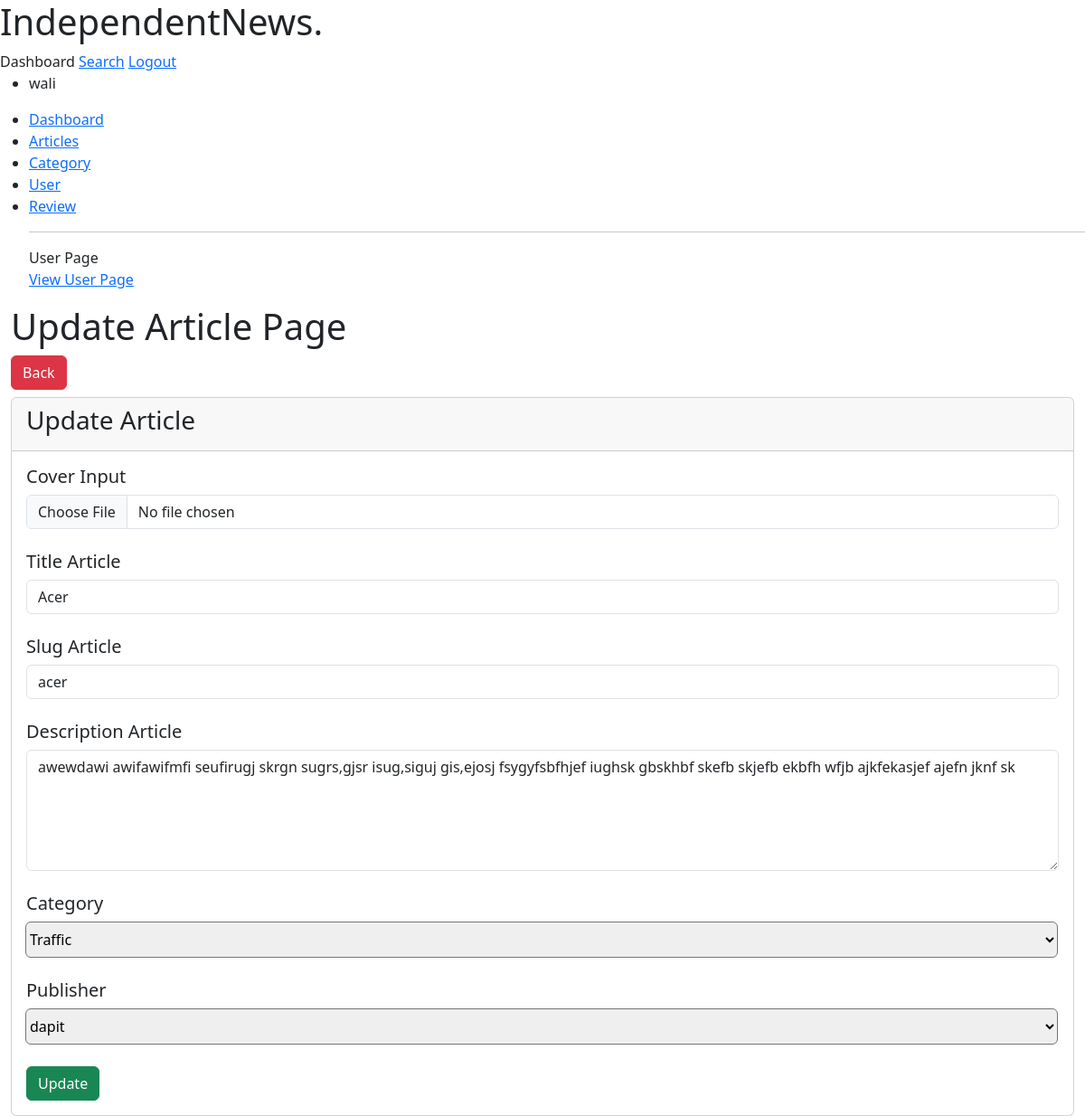
The page /pages/admin/crud/article/update.php?slug=acer (signed in) on the database its author committed.
### tables this page shows
CREATE TABLE `articles` (
  `id_article` int(3) NOT NULL,
  `cover_article` varchar(40) NOT NULL,
  `title_article` varchar(40) NOT NULL,
  `slug_article` varchar(40) NOT NULL,
  `desc_article` longtext NOT NULL,
  `review_article` int(10) NOT NULL,
  `username` varchar(40) NOT NULL,
  `id_category` int(3) NOT NULL
);

### pages/admin/crud/article/update.php (the view, shortened to what this page needs)
<!DOCTYPE html>
<html lang="en">
<head>
    <link href="https://cdn.jsdelivr.net/npm/bootstrap@5.3.0-alpha3/dist/css/bootstrap.min.css" rel="stylesheet">
    <link rel="stylesheet" href="https://cdn.jsdelivr.net/npm/bootstrap-icons@1.10.5/font/bootstrap-icons.css">
</head>
<body>
    <nav>
        <h1>Independent<span>News</span>.</h1>
        <div>
            <span>Dashboard</span>
            <a href="#">Search</a>
            <a href="../../../../auth/logout.php">Logout</a>
        </div>
    </nav>
    <section>
        <div>
            <ul>
                <li><?php echo $_SESSION['username']; ?></li>
            </ul>
            <ul>
                <li><a href="../../index.php">Dashboard</a></li>
                <li><a href="article.php">Articles</a></li>
                <li><a href="../category/category.php">Category</a></li>
                <li><a href="../user/user.php">User</a></li>
                <li><a href="../review/review.php">Review</a></li>
                <hr size="2px" color="black">
                <span>User Page</span> <br>
                <a href="../../../user/index.php">View User Page</a>
            </ul>
        </div>
    </section>
    <div class="content-wrapper">
        <section class="content">
            <div class="container-fluid">
                <h1>Update Article Page</h1>
                <a href="article.php" class="btn btn-danger mb-2">Back</a>
                <div class="col-12">
                    <div class="card card-default">
                        <div class="card-header">
                            <h3 class="card-title">Update Article</h3>
                        </div>
                        <div class="card-body">
                            <form action="update-act.php" method="POST" class="needs-validation" enctype="multipart/form-data" novalidate>
                                <?php
                                    include "../../../../connection/connection.php";
                                    $slug = $_GET['slug'];
                                    $article = mysqli_query($con, "select * from articles where slug_article='$slug'");
                                    while ($art = mysqli_fetch_array($article)) {
                                ?>
                                <div class="form-group mb-4">
                                    <label for="cover_article"><h5>Cover Input</h5></label>
                                    <input type="file" name="cover_article" class="form-control" value="<?php echo $art['cover_article']; ?>" id="cover_article">
                                </div>
                                <div class="form-group mb-4">
                                    <label for="title_article"><h5>Title Article</h5></label>
                                    <input type="text" name="title_article" class="form-control" id="title_article" value="<?php echo $art['title_article']; ?>" placeholder="Input Title for Article..." autofocus required>
                                </div>
                                <div class="form-group mb-4">
                                    <label for="slug_article"><h5>Slug Article</h5></label>
                                    <input type="text" name="slug_article" class="form-control" id="slug_article" value="<?php echo $art['slug_article']; ?>" placeholder="Input Slug..." required>
                                </div>
                                <div class="form-group mb-4">
                                    <label for="desc_article"><h5>Description Article</h5></label>
                                    <textarea class="form-control" name="desc_article" id="desc_article" rows="5" placeholder="Input Description for Article..." required><?php echo $art['desc_article']; ?></textarea>
                                </div>
                                <div class="form-group mb-4 input-group align-self-center">
                                    <label for="id_category"><h5>Category</h5></label>
                                    <?php
                                        include "../../../../connection/connection.php";
                                        $cate = mysqli_query($con, "select * from categories order by name_category asc");
                                    ?>
                                    <select style="width: 100%; height: 40px;" class="custom-select rounded" name="id_category" id="id_category">
                                    <?php
                                        foreach ($cate as $cat) {
                                            if ($cat['id_category'] === $art['id_category']) {
                                    ?>
                                        <option selected value="<?php echo $cat['id_category']; ?>"><?php echo $cat['name_category']; ?></option>
                                    <?php while ($c = mysqli_fetch_array($cate)) { ?>
                                        <option value="<?php echo $c['id_category'] ?>"><?php echo $c['name_category']; ?></option>
                                    <?php }} else { ?>
                                        <option value="<?php echo $cat['id_category']; ?>"><?php echo $cat['name_category']; ?></option>
                                    <?php }} ?>
                                    </select>
                                </div>
                                <div class="form-group mb-4 input-group align-self-center">
                                    <label for="id_user"><h5>Publisher</h5></label>
                                    <?php
                                        include "../../../../connection/connection.php";
                                        $user = mysqli_query($con, "select * from users where level='Journalist' order by username asc");
                                    ?>
                                    <select style="width: 100%; height: 40px;" class="custom-select rounded" name="id_user" id="id_user">
                                    <?php
                                        foreach ($user as $us) {
                                            if ($us['username'] === $art['username']) {
                                    ?>
                                        <option selected value="<?php echo $us['username']; ?>"><?php echo $us['username']; ?></option>
                                    <?php while ($u = mysqli_fetch_array($user)) { ?>
                                        <option value="<?php echo $u['username'] ?>"><?php echo $u['username']; ?></option>
                                    <?php }} else { ?>
                                        <option value="<?php echo $us['username']; ?>"><?php echo $us['username']; ?></option>
                                    <?php }} ?>
                                    </select>
                                </div>
                                <input type="submit" class="btn btn-success" name="update" id="" value="Update">
                                <?php } ?>
                            </form>
                        </div>
                    </div>
                </div>
            </div>
        </section>
    </div>
</body>
</html>

### rows shown on the page
articles: title_article "Acer", slug_article "acer", desc_article "awewdawi awifawifmfi seufirugj skrgn sugrs,gjsr isug,siguj gis,ejosj fsygyfsbfhjef iughsk gbskhbf skefb skjefb ekbfh wfjb ajkfekasjef ajefn jknf sk"

### other values the page prints
$_SESSION['username'] "wali"
form field id_category "Traffic"
form field id_user "dapit"
